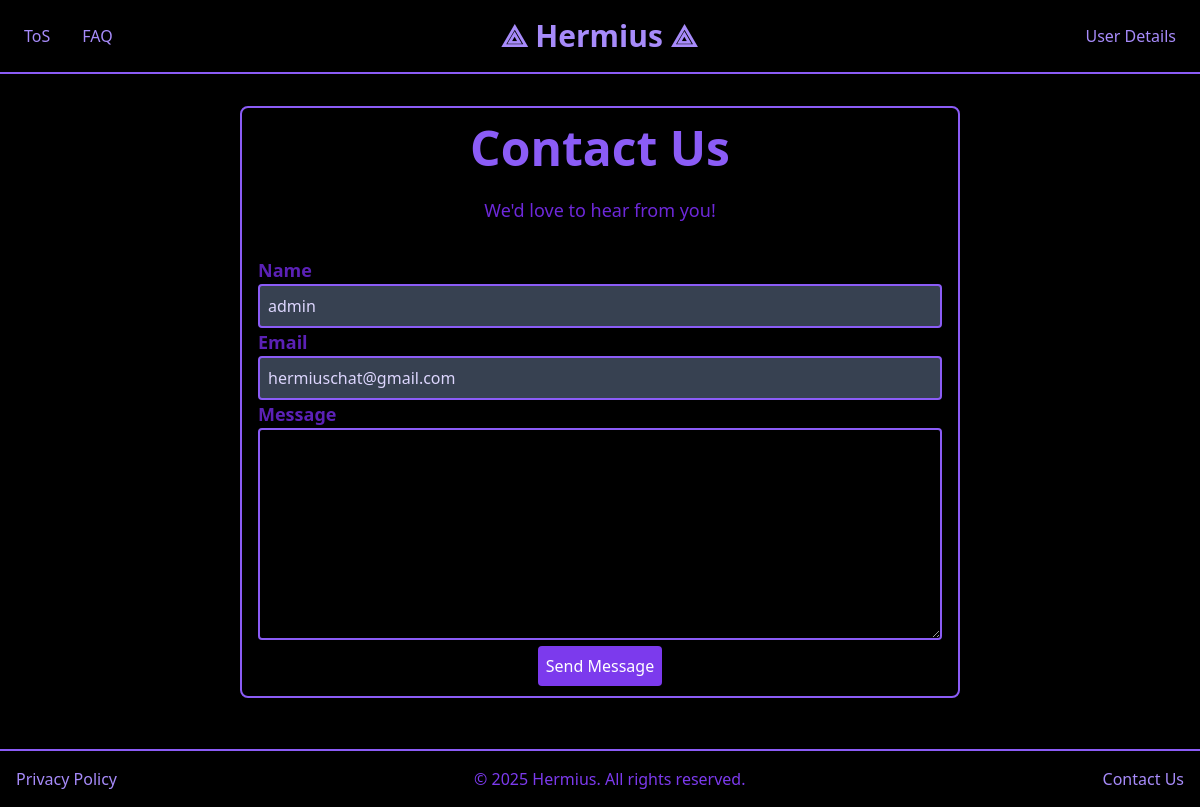
/contact (signed in), run on an earlier commit of the app's database.
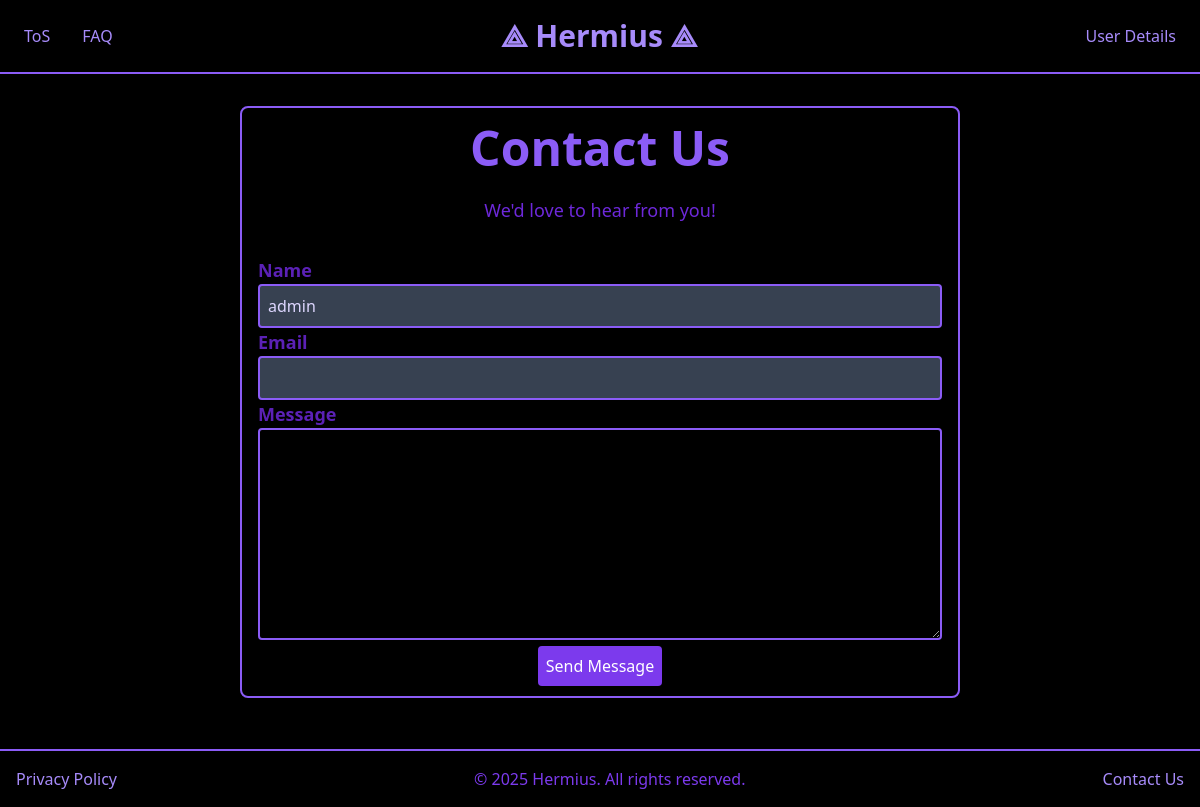
And on a later commit of the database.
### tables this page shows
CREATE TABLE users (
        id INTEGER PRIMARY KEY AUTOINCREMENT,
        username TEXT UNIQUE NOT NULL,
        email TEXT UNIQUE NOT NULL,
        password TEXT NOT NULL,
        member_since TEXT
    );

### app/routes/utility_routes.py (the view, shortened to what this page needs)
@utility_routes.route("/contact", methods=["GET", "POST"])
def contact():
    name = ''
    email = ''
    if 'username' in session:
        name = session['username']
        conn = get_db_connection()
        c = conn.cursor()
        user_email = c.execute('SELECT email FROM users WHERE username = ?', (name,)).fetchone()
        conn.close()
        email = user_email[0] if user_email else ''
    return render_template('contact.html', name=name, email=email)

### app/database/db.py (called while the page is built)
def get_db_connection():
    conn = sqlite3.connect("main.db", check_same_thread=False)
    conn.row_factory = sqlite3.Row
    return conn

### app/templates/contact.html (shortened to what this page needs)
<!DOCTYPE html>
<html lang="en">
<head>
    <link rel="stylesheet" href="https://cdn.jsdelivr.net/npm/tailwindcss@2.2.19/dist/tailwind.min.css" />
    </head>
    <body class="bg-black text-purple-800">
        <header class="bg-black border-b-2 border-purple-500 shadow-md p-4 flex justify-between items-center">
            <nav class="flex space-x-4">
                <a href="{{ url_for('utility_routes.tos') }}" class="text-purple-400 hover:bg-purple-600 hover:text-white p-2 rounded transform transition-transform duration-200 hover:scale-105">ToS</a>
                <a href="{{ url_for('utility_routes.faq') }}" class="text-purple-400 hover:bg-purple-600 hover:text-white p-2 rounded transform transition-transform duration-200 hover:scale-105">FAQ</a>
            </nav>
            <h1 class="text-3xl font-extrabold">
                <a href="{{ url_for('main_routes.home') }}" class="text-purple-400 hover:text-purple-600">⟁ Hermius ⟁</a>
            </h1>
            <div class="flex space-x-4">
                {% if session.get('username') %}
                <div class="relative" id="user-details-container">
                    <button class="text-purple-400 hover:bg-purple-600 hover:text-white p-2 rounded transform transition-transform duration-200 hover:scale-105" id="user-details-btn">User Details</button>
                </div>
                {% endif %}
            </div>
        </header>
        <div class="flex justify-center">
            <div class="content max-w-7xl mx-auto mt-8 p-4 bg-black shadow-md rounded-lg border-2 border-purple-500">
            <div class="text-center">
                    <h2 class="text-5xl font-extrabold mb-6 text-purple-500">Contact Us</h2>
                    <p class="mb-8 text-lg text-purple-700">We'd love to hear from you!</p>
                </div>
                <div>
                    <label for="name" class="block text-lg font-semibold text-purple-800">Name</label>
                    <input type="text" id="name" name="name" class="w-full p-2 rounded border-2 border-purple-500 bg-black text-purple-200 {% if session.get('username') %}readonly bg-gray-700 text-gray-400 cursor-not-allowed{% endif %}" value="{% if session.get('username') %}{{ session.get('username') }}{% endif %}" {% if session.get('username') %}readonly{% else %}required{% endif %}>
                </div>
                <div>
                    <label for="email" class="block text-lg font-semibold text-purple-800">Email</label>
                    <input type="email" id="email" name="email" class="w-full p-2 rounded border-2 border-purple-500 bg-black text-purple-200 {% if session.get('username') %}readonly bg-gray-700 text-gray-400 cursor-not-allowed{% endif %}" value="{% if session.get('username') %}{{ email }}{% endif %}" {% if session.get('username') %}readonly{% else %}required{% endif %}>
                </div>
                <div>
                    <label for="message" class="block text-lg font-semibold text-purple-800">Message</label>
                    <textarea id="message" name="message" rows="8" class="w-full p-2 rounded border-2 border-purple-500 bg-black text-purple-200" required></textarea>
                </div>
                <div class="text-center">
                    <button type="submit" class="bg-purple-600 text-white p-2 rounded transform transition-transform duration-200 hover:scale-105">Send Message</button>
                </div>
        </div>
        </div>
    <footer class="p-4 text-purple-600 bg-black border-t-2 border-purple-500 shadow-md flex justify-between items-center">
        <a href="" class="text-purple-400 hover:text-purple-600">Privacy Policy</a>
        <p>&copy; <span id="year"></span> Hermius. All rights reserved.</p>
        <a href="{{ url_for('utility_routes.contact') }}" class="text-purple-400 hover:text-purple-600">Contact Us</a>
    </footer>

### app/templates/contact.html (style rules this page uses)
.content { flex-grow: 1; max-width: 60%; padding-bottom: 10px; margin-bottom: 3.2rem; position: relative; left: 0; bottom: 0rem; }

What changed in the data, as far as the page shows it:
no longer on this page (row edited): users: email "hermiuschat@gmail.com"
